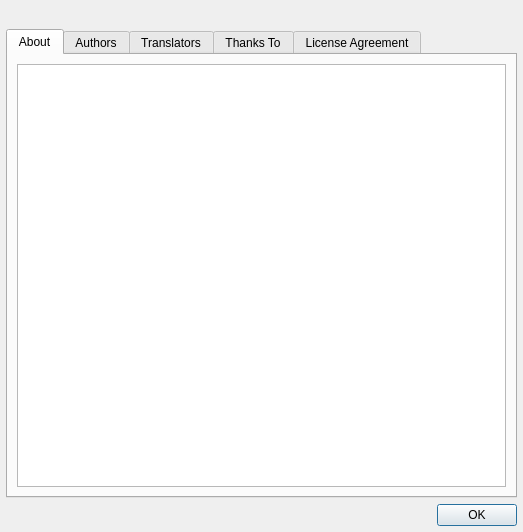
<?xml version="1.0" encoding="UTF-8"?>
<ui version="4.0">
 <class>AboutDialog</class>
 <widget class="QDialog" name="AboutDialog">
  <property name="geometry">
   <rect>
    <x>0</x>
    <y>0</y>
    <width>523</width>
    <height>532</height>
   </rect>
  </property>
  <property name="windowTitle">
   <string>About x-AMP</string>
  </property>
  <layout class="QVBoxLayout" name="verticalLayout">
   <property name="leftMargin">
    <number>6</number>
   </property>
   <property name="topMargin">
    <number>9</number>
   </property>
   <property name="rightMargin">
    <number>6</number>
   </property>
   <property name="bottomMargin">
    <number>6</number>
   </property>
   <item>
    <widget class="QLabel" name="pixmapLabel">
     <property name="text">
      <string/>
     </property>
     <property name="pixmap">
      <pixmap resource="../images/qmmpui_images.qrc">:/logo-xamp.png</pixmap>
     </property>
     <property name="alignment">
      <set>Qt::AlignCenter</set>
     </property>
    </widget>
   </item>
   <item>
    <widget class="QTabWidget" name="tabWidget">
     <property name="currentIndex">
      <number>0</number>
     </property>
     <widget class="QWidget" name="aboutTab">
      <attribute name="title">
       <string>About</string>
      </attribute>
      <layout class="QGridLayout" name="gridLayout_3">
       <item row="0" column="0">
        <widget class="QTextBrowser" name="aboutTextBrowser">
         <property name="openExternalLinks">
          <bool>true</bool>
         </property>
        </widget>
       </item>
      </layout>
     </widget>
     <widget class="QWidget" name="authorsTab">
      <attribute name="title">
       <string>Authors</string>
      </attribute>
      <layout class="QGridLayout" name="gridLayout_4">
       <item row="0" column="0">
        <widget class="QTextBrowser" name="authorsTextBrowser">
         <property name="openExternalLinks">
          <bool>true</bool>
         </property>
        </widget>
       </item>
      </layout>
     </widget>
     <widget class="QWidget" name="tab">
      <attribute name="title">
       <string>Translators</string>
      </attribute>
      <layout class="QVBoxLayout">
       <item>
        <widget class="QTextBrowser" name="translatorsTextBrowser">
         <property name="openExternalLinks">
          <bool>true</bool>
         </property>
        </widget>
       </item>
      </layout>
     </widget>
     <widget class="QWidget" name="thanksToTab">
      <attribute name="title">
       <string>Thanks To</string>
      </attribute>
      <layout class="QHBoxLayout" name="horizontalLayout">
       <item>
        <widget class="QTextBrowser" name="thanksToTextBrowser">
         <property name="openExternalLinks">
          <bool>true</bool>
         </property>
        </widget>
       </item>
      </layout>
     </widget>
     <widget class="QWidget" name="licenseTab">
      <attribute name="title">
       <string>License Agreement</string>
      </attribute>
      <layout class="QGridLayout" name="gridLayout_2">
       <item row="0" column="0">
        <widget class="QTextBrowser" name="licenseTextBrowser">
         <property name="openExternalLinks">
          <bool>true</bool>
         </property>
        </widget>
       </item>
      </layout>
     </widget>
    </widget>
   </item>
   <item>
    <widget class="QDialogButtonBox" name="buttonBox">
     <property name="orientation">
      <enum>Qt::Horizontal</enum>
     </property>
     <property name="standardButtons">
      <set>QDialogButtonBox::Ok</set>
     </property>
    </widget>
   </item>
  </layout>
 </widget>
 <resources>
  <include location="../images/qmmpui_images.qrc"/>
 </resources>
 <connections>
  <connection>
   <sender>buttonBox</sender>
   <signal>accepted()</signal>
   <receiver>AboutDialog</receiver>
   <slot>accept()</slot>
   <hints>
    <hint type="sourcelabel">
     <x>248</x>
     <y>254</y>
    </hint>
    <hint type="destinationlabel">
     <x>157</x>
     <y>274</y>
    </hint>
   </hints>
  </connection>
  <connection>
   <sender>buttonBox</sender>
   <signal>rejected()</signal>
   <receiver>AboutDialog</receiver>
   <slot>reject()</slot>
   <hints>
    <hint type="sourcelabel">
     <x>316</x>
     <y>260</y>
    </hint>
    <hint type="destinationlabel">
     <x>286</x>
     <y>274</y>
    </hint>
   </hints>
  </connection>
 </connections>
</ui>
